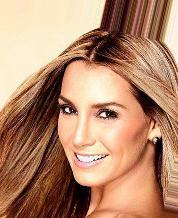
#> input picture Input/000001.jpg, 178 x 218 px, found by its file name
$ python compare.py
#> lines starting #> are read from the running program, lines starting #| are printed output that depends on the picture; long printed decimals are rounded; pictures that were not available may be replaced by others from this repository, and a replacement may not be noted
import cv2

def calculate_ssim_opencv(image1, image2):
    # Convert images to grayscale
    grayA = cv2.cvtColor(image1, cv2.COLOR_BGR2GRAY)
    grayB = cv2.cvtColor(image2, cv2.COLOR_BGR2GRAY)

    # Compute SSIM between two images
    (score, diff) = cv2.quality.QualitySSIM_compute(grayA, grayB)

    # The score returned is a mean SSIM score for all channels.
    return score[0]

# Read images
image1 = cv2.imread(r'C:\Users\harry\Documents\GitHub\Pixelation\Input\000001.jpg')
#> image1 is the input picture: shape (218, 178, 3); mean B, G, R 109.7, 137.1, 181
image2 = cv2.imread(r'C:\Users\harry\Documents\GitHub\Pixelation\Output\000001_Basic Pixelization_block_size10.jpg')
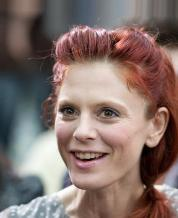
#> input picture Input/000002.jpg, 178 x 218 px, given in place of 000001_Basic Pixelization_block_size10.jpg, which was not available
#> image2 is the input picture: shape (218, 178, 3); mean B, G, R 107.5, 112.9, 131.6

# Calculate SSIM
ssim_value = calculate_ssim_opencv(image1, image2)
#> in calculate_ssim_opencv, `grayA = cv2.cvtColor(image1, cv2.COLOR_BGR2GRAY)`:
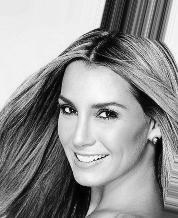
#> grayA: shape (218, 178); min 0, max 254, mean 147.1
#> in calculate_ssim_opencv, `grayB = cv2.cvtColor(image2, cv2.COLOR_BGR2GRAY)`:
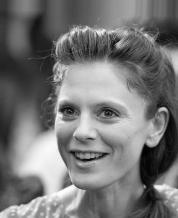
#> grayB: shape (218, 178); min 0, max 255, mean 117.9
#> in calculate_ssim_opencv, `(score, diff) = cv2.quality.QualitySSIM_compute(grayA, grayB)`:
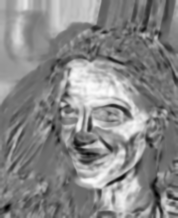
#> diff: shape (218, 178) float32; min -0.688, max 0.96, mean 0.186; drawn with min black and max white
#> in calculate_ssim_opencv, `(score, diff) = cv2.quality.QualitySSIM_compute(grayA, grayB)`: score = (0.186, 0, 0, 0)
#> ssim_value = 0.186
print(f"SSIM value: {ssim_value}")
#| SSIM value: 0.1856
